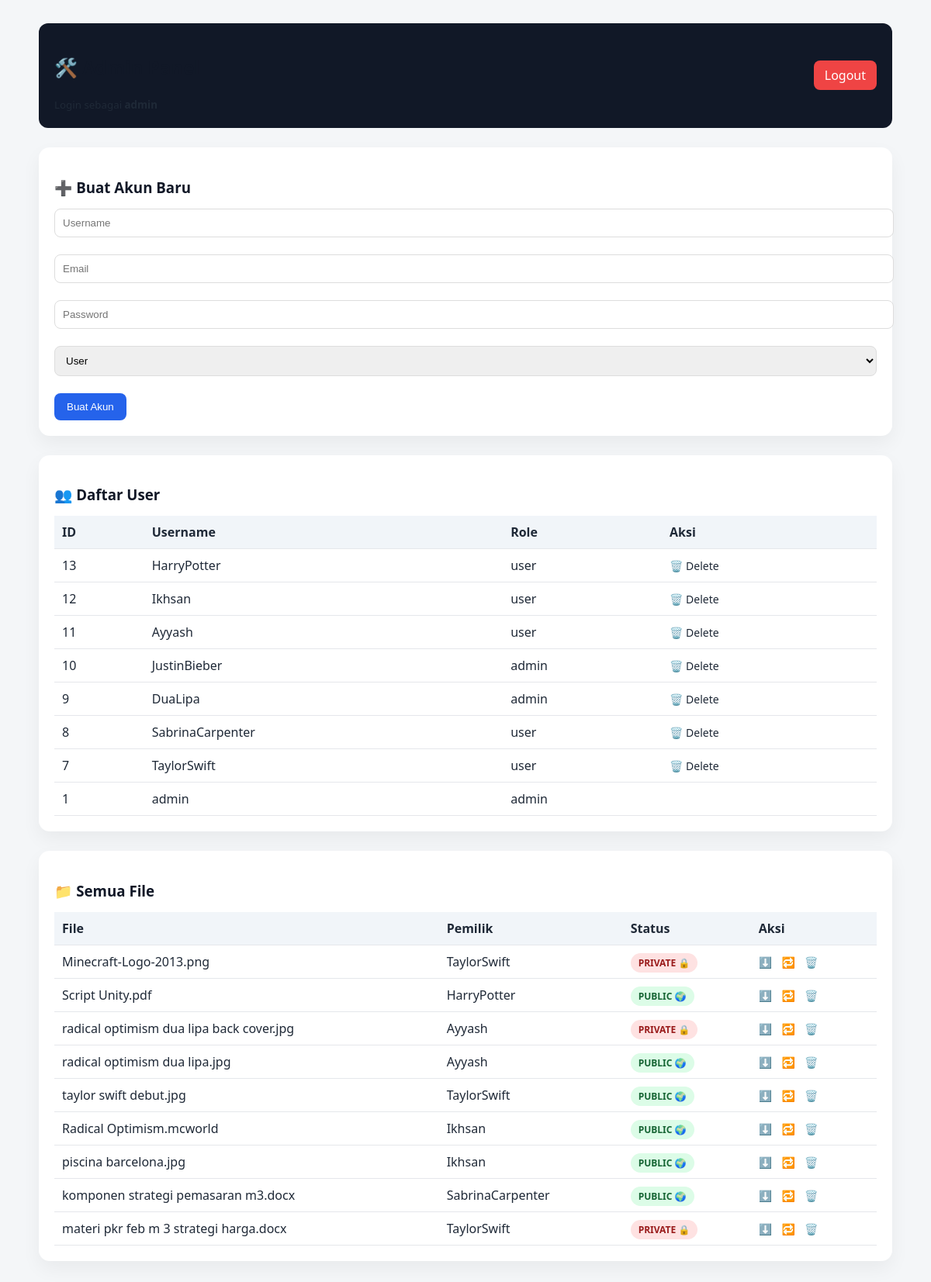
The page /dashboard/admin.php (signed in) on the database its author committed.
### tables this page shows
CREATE TABLE `users` (
  `id` int(11) NOT NULL,
  `username` varchar(50) NOT NULL,
  `email` varchar(100) DEFAULT NULL,
  `password` varchar(255) NOT NULL,
  `role` enum('user','admin') DEFAULT 'user'
);

CREATE TABLE `files` (
  `id` int(11) NOT NULL,
  `user_id` int(11) NOT NULL,
  `filename` varchar(255) NOT NULL,
  `filepath` varchar(255) NOT NULL,
  `is_public` tinyint(1) DEFAULT 0,
  `upload_date` datetime DEFAULT current_timestamp()
);

### dashboard/admin.php (the view, shortened to what this page needs)
<?php
include '../config/db.php';
$users = $conn->query("SELECT * FROM users ORDER BY id DESC");
$files = $conn->query("
    SELECT files.*, users.username
    FROM files
    JOIN users ON users.id = files.user_id
    ORDER BY files.upload_date DESC
");
?>
<!DOCTYPE html>
<html>
<head>
    <link rel="stylesheet" href="../style.css">
</head>
<body>
<div class="wrapper">
    <div class="header">
        <div>
            <h2>🛠️ Admin Panel</h2>
            <small>Login sebagai <b><?= htmlspecialchars($_SESSION['user']['username']) ?></b></small>
        </div>
        <a href="../auth/logout.php">Logout</a>
    </div>
    <div class="card">
        <h3>➕ Buat Akun Baru</h3>
        <form method="POST" action="../auth/admin_create_user.php">
            <input name="username" placeholder="Username" required><br><br>
            <input name="email" placeholder="Email" required><br><br>
            <input name="password" placeholder="Password" required><br><br>
            <select name="role">
                <option value="user">User</option>
            </select><br><br>
            <button>Buat Akun</button>
        </form>
    </div>
    <div class="card">
        <h3>👥 Daftar User</h3>
        <table>
            <tr>
                <th>ID</th><th>Username</th><th>Role</th><th>Aksi</th>
            </tr>
            <?php while($u = $users->fetch_assoc()): ?>
            <tr>
                <td><?= $u['id'] ?></td>
                <td><?= htmlspecialchars($u['username']) ?></td>
                <td><?= $u['role'] ?></td>
                <td class="action">
                    <?php if ($u['id'] != $_SESSION['user']['id']): ?>
                        <a href="../auth/delete_user.php?id=<?= $u['id'] ?>" onclick="return confirm('Hapus user ini?')">🗑️ Delete</a>
                    <?php endif; ?>
                </td>
            </tr>
            <?php endwhile; ?>
        </table>
    </div>
    <div class="card">
        <h3>📁 Semua File</h3>
        <table>
            <tr>
                <th>File</th><th>Pemilik</th><th>Status</th><th>Aksi</th>
            </tr>
            <?php while($f = $files->fetch_assoc()): ?>
            <tr>
                <td><?= htmlspecialchars($f['filename']) ?></td>
                <td><?= htmlspecialchars($f['username']) ?></td>
                <td>
                    <span class="badge <?= $f['is_public'] ? 'public' : 'private' ?>">
                        <?= $f['is_public'] ? 'PUBLIC 🌍' : 'PRIVATE 🔒' ?>
                    </span>
                </td>
                <td class="action">
                    <a href="../files/download.php?id=<?= $f['id'] ?>">⬇️</a>
                    <a href="../files/toggle_public_admin.php?id=<?= $f['id'] ?>">🔁</a>
                    <a href="../files/delete.php?id=<?= $f['id'] ?>" onclick="return confirm('Hapus file?')">🗑️</a>
                </td>
            </tr>
            <?php endwhile; ?>
        </table>
    </div>
</div>
</body>
</html>

### style.css (style rules this page uses)
body { font-family: Arial, sans-serif; background: #0f172a; color: #e5e7eb; }

### dashboard/admin.php (style rules this page uses)
body { background: #f4f6f8; font-family: 'Segoe UI', sans-serif; color: #111827; }
h1, h2, h3, h4 { color: #111827; }
p, td, th, span, small, a { color: #1f2937; }
.wrapper { max-width: 1100px; margin: 30px auto; }
.header { display: flex; justify-content: space-between; align-items: center; background: #111827; color: white; padding: 20px; border-radius: 12px; }
.header a { color: white; text-decoration: none; background: #ef4444; padding: 8px 14px; border-radius: 8px; }
.card { background: white; margin-top: 25px; padding: 20px; border-radius: 14px; box-shadow: 0 10px 25px rgba(0,0,0,.05); }
h3 { margin-bottom: 15px; }
input, select { width: 100%; padding: 10px; border-radius: 8px; border: 1px solid #ddd; }
button { background: #2563eb; color: white; border: none; padding: 10px 16px; border-radius: 8px; cursor: pointer; }
table { width: 100%; border-collapse: collapse; }
th { background: #f1f5f9; text-align: left; }
th, td { padding: 10px; border-bottom: 1px solid #e5e7eb; }
.badge { padding: 4px 10px; border-radius: 999px; font-size: 12px; font-weight: bold; }
.public { background: #dcfce7; color: #166534; }
.private { background: #fee2e2; color: #991b1b; }
.action a { margin-right: 8px; text-decoration: none; font-size: 14px; }

### rows shown on the page
users: id "13", username "HarryPotter", role "user"
users: id "12", username "Ikhsan", role "user"
users: id "11", username "Ayyash", role "user"
users: id "10", username "JustinBieber", role "admin"
users: id "9", username "DuaLipa", role "admin"
users: id "8", username "SabrinaCarpenter", role "user"
users: id "7", username "TaylorSwift", role "user"
users: id "1", username "admin", role "admin"
files: filename "Minecraft-Logo-2013.png", user.username "TaylorSwift", is_public "PRIVATE 🔒"
files: filename "Script Unity.pdf", user.username "HarryPotter", is_public "PUBLIC 🌍"
files: filename "radical optimism dua lipa back cover.jpg", user.username "Ayyash", is_public "PRIVATE 🔒"
files: filename "radical optimism dua lipa.jpg", user.username "Ayyash", is_public "PUBLIC 🌍"
files: filename "taylor swift debut.jpg", user.username "TaylorSwift", is_public "PUBLIC 🌍"
files: filename "Radical Optimism.mcworld", user.username "Ikhsan", is_public "PUBLIC 🌍"
files: filename "piscina barcelona.jpg", user.username "Ikhsan", is_public "PUBLIC 🌍"
files: filename "komponen strategi pemasaran m3.docx", user.username "SabrinaCarpenter", is_public "PUBLIC 🌍"
files: filename "materi pkr feb m 3 strategi harga.docx", user.username "TaylorSwift", is_public "PRIVATE 🔒"
